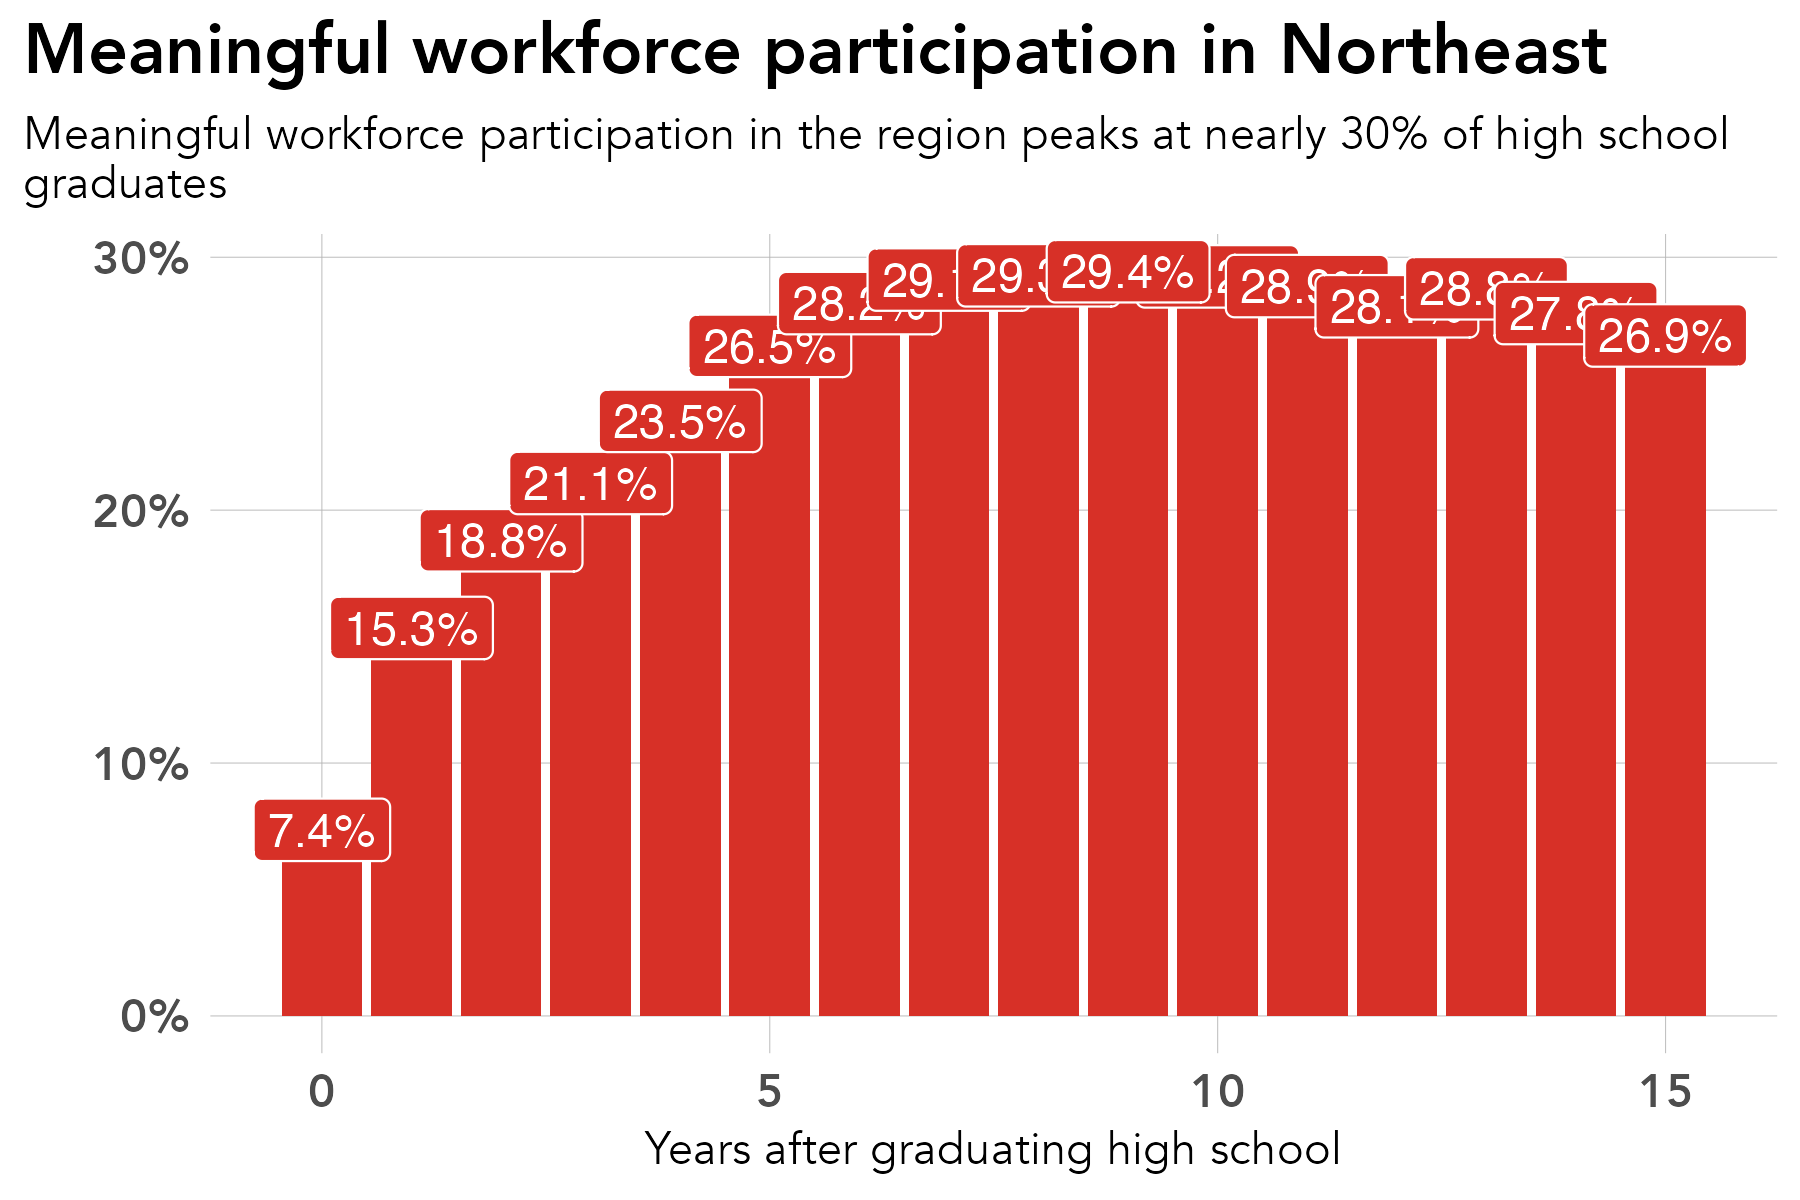

Write R code to recreate this figure.
# library -----------------------------------------------------------------
library(tidyverse)
library(sf)
library(ggrepel)
library(scales)
library(ggiraph)
library(rmapshaper)
library(cowplot)
library(RColorBrewer)
library(readxl)
library(lubridate)
library(readxl)
library(systemfonts)
reset_font_cache()
library(ggtext)
library(janitor)
library(cowplot)


rm(list = ls())

# themes ------------------------------------------------------------------
theme_bar <- theme_bw() +
  theme(panel.grid.major = element_line(color = "grey70", size = 0.1),
        panel.grid.minor = element_blank(),
        axis.ticks = element_blank(),
        axis.text = element_text(face = "bold"),
        panel.border = element_blank(),
        legend.background = element_rect(fill = "transparent", color = "transparent"),
        legend.key = element_rect(fill = "transparent"),
        legend.key.size = unit(1, "lines"),
        legend.margin = margin(0,0,0,0),
        legend.title = element_blank(),
        legend.text = element_text(margin = margin(l = 2)),
        text = element_text(family = "Avenir") ,
        plot.title.position = "plot",
        plot.title = element_text(face = "bold"))

theme_line <- theme_bw() +
  theme(legend.background = element_rect(fill = "transparent", color = "transparent"),
        legend.key = element_rect(fill = "transparent"),
        legend.text = element_text(margin = margin(l = 2)),
        panel.grid.minor = element_blank(),
        panel.grid.major = element_line(color = "grey70", size = 0.1),
        axis.ticks = element_blank(),
        axis.text = element_text(face = "bold"),
        panel.border = element_blank(),
        legend.margin = margin(0,0,0,0),
        legend.key.size = unit(1, "lines"),
        text = element_text(family = "Avenir") ,
        plot.title.position = "plot",
        plot.title = element_text(face = "bold"))


theme_sf <- theme_bw() +
  theme(axis.text.x=element_blank(),
        axis.text.y=element_blank(),
        axis.ticks=element_blank(),
        panel.background = element_blank(),
        panel.grid.major = element_line(color = "white"),
        panel.border = element_blank(),
        legend.title = element_blank(),
        legend.text = element_text(margin = margin(l = 2)),
        legend.margin = margin(0,0,0,0),
        legend.key.size = unit(1, "lines"),
        text = element_text(family = "Avenir") ,
        plot.title.position = "plot",
        plot.title = element_text(face = "bold"))

regions <- read_csv("/Users/kellyasche/Library/CloudStorage/GoogleDrive-kasche@ruralmn.org/My Drive/Data Prep/R Projects/Join docs/county_regions.csv") %>%
  select(5,6) %>%
  unique() %>%
  mutate(edr = str_replace(edr, "  ", " "),
         planning.region = str_replace(planning.region, " Minnesota", ""),
         planning.region = fct_relevel(planning.region, "Northwest", "Northeast", "Central", "Seven County Mpls-St Paul", "Southwest", "Southeast"),
         edr = fct_relevel(edr, "EDR 1 - Northwest", "EDR 2 - Headwaters", "EDR 3 - Arrowhead", "EDR 4 - West Central", "EDR 5 - North Central", "EDR 6E- Southwest Central", "EDR 6W- Upper Minnesota Valley", "EDR 7E- East Central", "EDR 7W- Central", "EDR 8 - Southwest", "EDR 9 - South Central", "EDR 10 - Southeast", "EDR 11 - 7 County Twin Cities", "Minnesota"))

counties.regions <- read_csv("/Users/kellyasche/Library/CloudStorage/GoogleDrive-kasche@ruralmn.org/My Drive/Data Prep/R Projects/Join docs/county_regions.csv") %>%
  mutate(countyfp = formatC(countyfp, width = 3, flag = "0"),
         Name = str_to_title(Name),
         Name = str_replace(Name, "Q", "q"),
         Name = str_replace(Name, "Of The", "of the"),
         Name = str_replace(Name, "Mcleod", "McLeod"),
         Dem_Desc = ifelse(Name == "Minnesota", "Minnesota", Dem_Desc) ,
         edr = str_replace(edr, "  ", " "),
         planning.region = str_replace(planning.region, " Minnesota", ""),
         planning.region = fct_relevel(planning.region, "Northwest", "Northeast", "Central", "Seven County Mpls-St Paul", "Southwest", "Southeast"),
         edr = fct_relevel(edr, "EDR 1 - Northwest", "EDR 2 - Headwaters", "EDR 3 - Arrowhead", "EDR 4 - West Central", "EDR 5 - North Central", "EDR 6E- Southwest Central", "EDR 6W- Upper Minnesota Valley", "EDR 7E- East Central", "EDR 7W- Central", "EDR 8 - Southwest", "EDR 9 - South Central", "EDR 10 - Southeast", "EDR 11 - 7 County Twin Cities", "Minnesota"))

color.ruca <- c("Entirely rural" = "#009933", "Town/rural mix" = "#99CC33", "Urban/town/rural mix" = "#CC9966", "Entirely urban" = "#754C29", "Minnesota" = "black")

color.pr <- c("Northwest" = "#4575b4","Northeast" = "grey", "Central" = "#fee090", "Seven County Mpls-St Paul" = "#d73027", "Southwest" = "#91bfdb", "Southeast" = "#fc8d59", "Minnesota" = "black")

color.edr <- c("EDR 1 - Northwest" = "#b3cde3", "EDR 2 - Headwaters" = "#8c96c6", "EDR 3 - Arrowhead" = "#fe9929", "EDR 4 - West Central" = "#8856a7", "EDR 5 - North Central" = "#810f7c", "EDR 6E- Southwest Central" = "#e5f5f9", "EDR 6W- Upper Minnesota Valley" = "#bdc9e1", "EDR 7E- East Central" = "#99d8c9", "EDR 7W- Central" = "#2ca25f", "EDR 8 - Southwest" = "#74a9cf", "EDR 9 - South Central" = "#0570b0", "EDR 10 - Southeast" = "#d7301f", "EDR 11 - 7 County Twin Cities" = "#d8b365", "Minnesota" = "black")

color.pr.edr <- c ("Northwest" = "#4575b4","Northeast" = "#e0f3f8", "Central" = "#fee090", "Seven County Mpls-St Paul" = "#d73027", "Southwest" = "#91bfdb", "Southeast" = "#fc8d59", "Minnesota" = "black", "EDR 1 - Northwest" = "#b3cde3", "EDR 2 - Headwaters" = "#8c96c6", "EDR 3 - Arrowhead" = "#fe9929", "EDR 4 - West Central" = "#8856a7", "EDR 5 - North Central" = "#810f7c", "EDR 6E- Southwest Central" = "#e5f5f9", "EDR 6W- Upper Minnesota Valley" = "#bdc9e1", "EDR 7E- East Central" = "#99d8c9", "EDR 7W- Central" = "#2ca25f", "EDR 8 - Southwest" = "#74a9cf", "EDR 9 - South Central" = "#0570b0", "EDR 10 - Southeast" = "#d7301f", "EDR 11 - 7 County Twin Cities" = "#d8b365")

color.six <- c("#009933", "#4575b4", "grey", "#fee090", "#fc8d59", "#d73027")

mn_counties <- st_read("/Users/kellyasche/Library/CloudStorage/GoogleDrive-kasche@ruralmn.org/My Drive/Data Prep/R Projects/Shapefiles/County shapefiles/MNCounties_MNDOT.shp", quiet = TRUE) %>%
  ms_simplify(keep = .01, keep_shapes = TRUE) %>%
  rename("countyfp" = "FIPS_CODE")

counties.regions.1 <- counties.regions %>%
  mutate(statefp = "27",
         project.pr = ifelse(edr %in% c("EDR 1 - Northwest", "EDR 2 - Headwaters", "EDR 4 - West Central"), "Northwest",
                             ifelse(edr == "EDR 3 - Arrowhead", "Northeast",
                                    ifelse(edr %in% c("EDR 5 - North Central", "EDR 7E- East Central", "EDR 7W- Central"), "Central",
                                           ifelse(edr %in% c("EDR 6E- Southwest Central", "EDR 6W- Upper Minnesota Valley", "EDR 8 - Southwest"), "Southwest",
                                                  ifelse(edr %in% c("EDR 9 - South Central", "EDR 10 - Southeast"), "Southern", as.character(planning.region)))))),
         project.pr = fct_relevel(project.pr, "Northwest", "Northeast", "Central", "Seven County Mpls-St Paul", "Southwest", "Southern"))



# Prep data ---------------------------------------------------------------

original <- read_csv("Data/SLEDS/Masters/States/annual-seven-states.csv")

data <- original %>%
  mutate(states = ifelse(states %in% c("Meaningful emp County", "Meaningful emp EDR"), "Meaningful WF - Northeast", states),
         states = ifelse(states == "Meaningful emp MN", "Meaningful WF - MN", states),
         states = ifelse(states == "No MN emp record, not attending ps", "No MN emp record", states),
         states = ifelse(states == "Not meaningful, not attending ps", "No meaningful WF", states),
         states = as.factor(states)) %>%
  select(grad.year, states) %>%
  filter(states != "After 2023") %>%
  group_by(grad.year, states) %>%
  summarize(n = n()) %>%
  ungroup() %>%
  group_by(grad.year) %>%
  mutate(share = n / sum(n)) %>%
  ungroup() %>%
  mutate(grad.year = str_sub(grad.year, -2, -1),
         grad.year = str_replace(grad.year, "[.]", ""),
         grad.year = as.numeric(grad.year),
         states = fct_relevel(states, "Meaningful WF - Northeast", "Meaningful WF - MN", "No MN emp record", "No meaningful WF", "Attending ps"))


# Create chart ------------------------------------------------------------
names(data)

ggplot(data = filter(data, states == "Meaningful WF - Northeast"), aes(grad.year, share, fill = states, group = states)) +
  geom_col(position = "dodge") +
  geom_label(data = filter(data, states == "Meaningful WF - Northeast"), aes(label = percent(share, accuracy = .1)), show.legend = FALSE, position = position_dodge(width = .9), color = "white", size = 4) +
  labs(x="Years after graduating high school", y = "", title = "Meaningful workforce participation in Northeast", subtitle = "Meaningful workforce participation in the region peaks at nearly 30% of high school\ngraduates")+
  scale_y_continuous(labels=scales::percent) +
  theme_bar+
  scale_fill_manual(values = brewer.pal(n = 6, "RdYlBu"),
                    guide = guide_legend(ncol = 2)) +
  theme(legend.position = "none",
        text = element_text(size = 14),
        plot.subtitle = element_text(size = 11),
        axis.title.x = element_text(size = 11))

ggsave(filename = "Charts/Paper report/wf-region.pdf", device = cairo_pdf, dpi = "print", width = 6, height = 4)

ggsave(filename = "Charts/Paper report/wf-region.png", dpi = "print", width = 6, height = 4)
